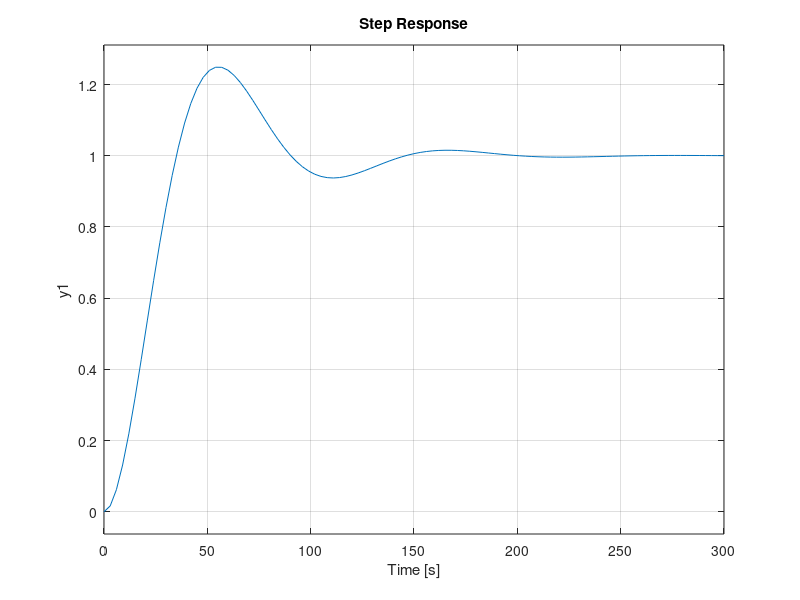
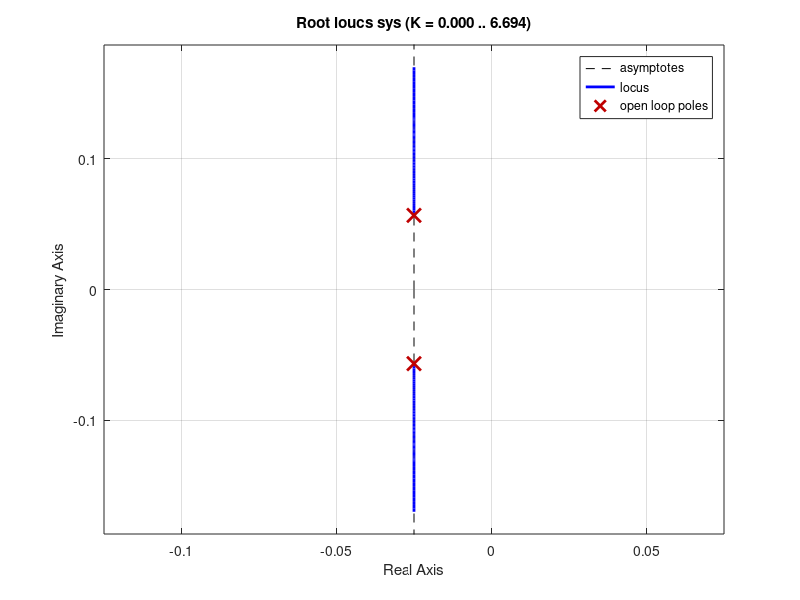
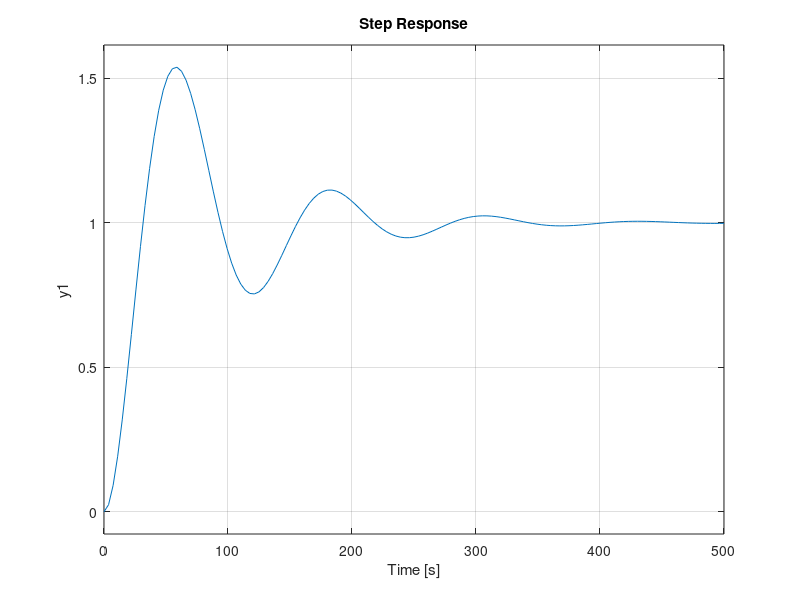
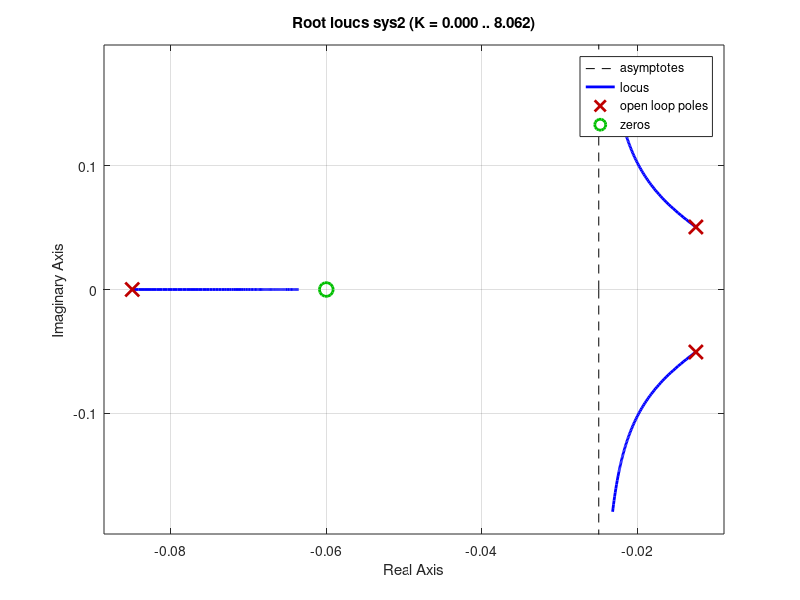

The MATLAB script that drew these images, in order:

%% Q7.2


% Step Response  6.2 a)

sys = tf ([(0.062^2) ] ,  [ 1 (2*0.404*0.062) (0.062^2) ])

figure(100);
step(sys ) 

figure(101);
rlocus(sys)  


%% Q7.3

kp = 1.922
z = 0.060
sys2 = tf ([(0.002*kp) (0.002*kp*z) ] ,  [ 1 0.11 (0.001+0.002*kp) (0.002*kp*z)])

figure(102);
step(sys2) 


figure(103);
rlocus(sys2) 

